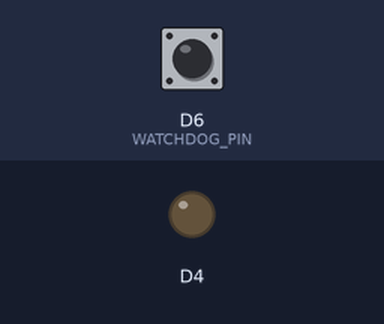
The sketch below on a simulated ESP8266 (NodeMCU). On the bench: output pins drawn as LEDs (lit = HIGH, except the on-board LED, lit = LOW). The test bench sets the inputs (shaded band); at power-on: D6 (WATCHDOG_PIN) HIGH. Pins used as bus, display or sensor lines are not drawn; what the sketch prints to the serial monitor is not drawn.

Above: at 0.05 s.
Timing chart, 0 to 6.2 s (numbered marks = the images above):
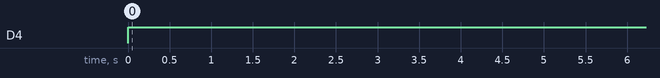

The sketch:

ESP8266_Watchdog.ino
```cpp
/**
 * Verwandelt einen preiswerten ESP8266 in einen Hardware-Watchdog
 *
 * Verbindungen STM32 > ESP8266
 * - GND -> GND
 * - 5V -> 5V
 * - PB11 -> D6
 * - RST -> D7
 *
 */

#include <ESP8266WiFi.h>

#define WATCHDOG_PIN D6
#define RESET_PIN D7

// warn after 60s
#define WARN_AFTER 60000
// reset after another 180s
#define RESET_AFTER 180000

int blink_pattern_off[]={0};
int blink_pattern_refresh[]={7,10,250,10,250,10,1000,-5};
int blink_pattern_warn[]={7,500,100,500,100,500,1000,-1};

int* current_blink_pattern=blink_pattern_off;
int current_blink_pattern_size=0;
int current_blink_pattern_pos=0;
unsigned long current_blink_pattern_pos_until=0;

void set_blink(int pattern[]) {
  current_blink_pattern=pattern;
  current_blink_pattern_pos=0;
  current_blink_pattern_size=pattern[0];
  current_blink_pattern_pos_until=0;
}

void process_blink() {
  if (millis()>current_blink_pattern_pos_until) {
    if (current_blink_pattern_pos>current_blink_pattern_size) {
      digitalWrite(BUILTIN_LED,HIGH);
      return;
    }
    current_blink_pattern_pos++;
    //Serial.println(current_blink_pattern_pos);
    if (current_blink_pattern_pos<=current_blink_pattern_size) {
      int next_interval=current_blink_pattern[current_blink_pattern_pos];
      if (next_interval<=0) {
        current_blink_pattern_pos=-next_interval;
        next_interval=current_blink_pattern[current_blink_pattern_pos];
      }
      current_blink_pattern_pos_until=millis()+next_interval;
      digitalWrite(BUILTIN_LED,(current_blink_pattern_pos+1)%2);
    }
  }
}

unsigned long next_state_switch;
unsigned long last_refresh;

int wdState;
void wd_refresh() {
  // blink if the last refest is >5s ago
  if (millis()-last_refresh>5000) {
    Serial.println("refresh");
    set_blink(blink_pattern_refresh);
    last_refresh=millis();
  }
  wdState=0; // OK
  next_state_switch=millis() + WARN_AFTER;
}

void wd_reset() {
  digitalWrite(BUILTIN_LED,LOW);
  delay(2000);
  digitalWrite(RESET_PIN,LOW);
  delay(500);
  digitalWrite(RESET_PIN,HIGH);
  digitalWrite(BUILTIN_LED,HIGH);
}

void wd_check() {
  if (next_state_switch<millis()) {
    if (wdState==0) {
          set_blink(blink_pattern_warn);
    } else {
      Serial.println("reset");
      wd_reset();
    }
    Serial.println("warn");
    wdState=1; // WARN
    next_state_switch=millis()+RESET_AFTER;
  }
}


void setup() {
  pinMode(WATCHDOG_PIN,INPUT_PULLUP);
  pinMode(RESET_PIN,OUTPUT);
  digitalWrite(RESET_PIN,HIGH);
  pinMode(BUILTIN_LED,OUTPUT);
  digitalWrite(BUILTIN_LED,HIGH);
  WiFi.mode(WIFI_OFF);
  Serial.begin(115200);
  wd_refresh();
}

int oldPinState=-1;
void loop() {
  boolean state=digitalRead(WATCHDOG_PIN);
  if (state!=oldPinState) {
    if (state==LOW) {
      wd_refresh();
    }
    oldPinState=state;
  }
  wd_check();
  process_blink();
}
```

Measured:
- by itself, D4: HIGH → LOW at 60.0 s, → HIGH 0.50 s later, → LOW 0.10 s later, → HIGH 0.50 s later, … (156 changes in this stretch)
- by itself, everything shown: repeats every 2.7 s, in 6 steps
